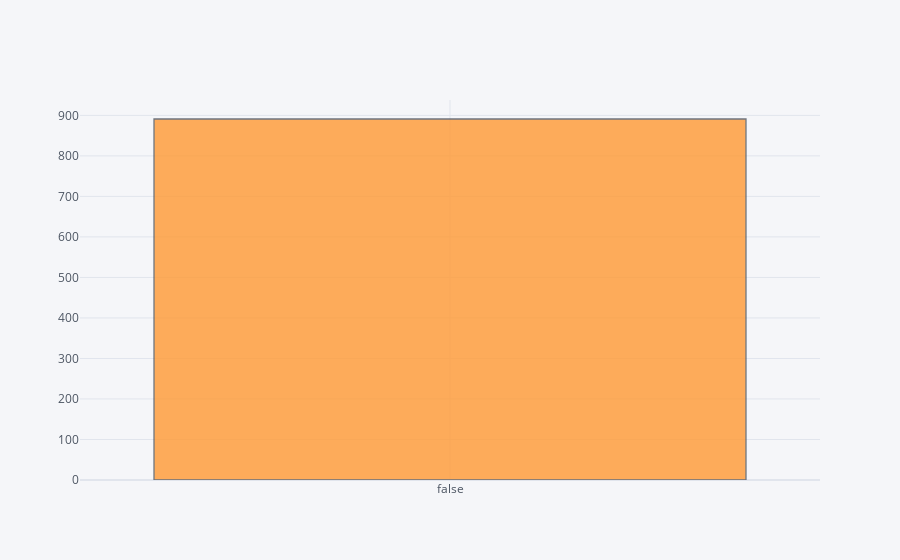

Here is the notebook cell this chart was saved with:
### Code cell
df['Age'].isnull().iplot(kind='hist')

### Figure 1 — Plotly figure (JSON) as saved in the notebook; plotly's stock layout.template omitted (floating-point values rounded to 4 significant figures; data arrays with more than 128 entries replaced by an {"elided": "..."} marker saying what was removed)
{"data": [{"histfunc": "count", "histnorm": "", "marker": {"color": "rgba(255, 153, 51, 1.0)", "line": {"color": "#4D5663", "width": 1.3}}, "name": "Age", "opacity": 0.8, "orientation": "v", "type": "histogram", "x": {"elided": "891 bool values"}}], "layout": {"barmode": "overlay", "legend": {"bgcolor": "#F5F6F9", "font": {"color": "#4D5663"}}, "paper_bgcolor": "#F5F6F9", "plot_bgcolor": "#F5F6F9", "title": {"font": {"color": "#4D5663"}}, "xaxis": {"gridcolor": "#E1E5ED", "showgrid": true, "tickfont": {"color": "#4D5663"}, "title": {"font": {"color": "#4D5663"}, "text": ""}, "zerolinecolor": "#E1E5ED"}, "yaxis": {"gridcolor": "#E1E5ED", "showgrid": true, "tickfont": {"color": "#4D5663"}, "title": {"font": {"color": "#4D5663"}, "text": ""}, "zerolinecolor": "#E1E5ED"}}}
